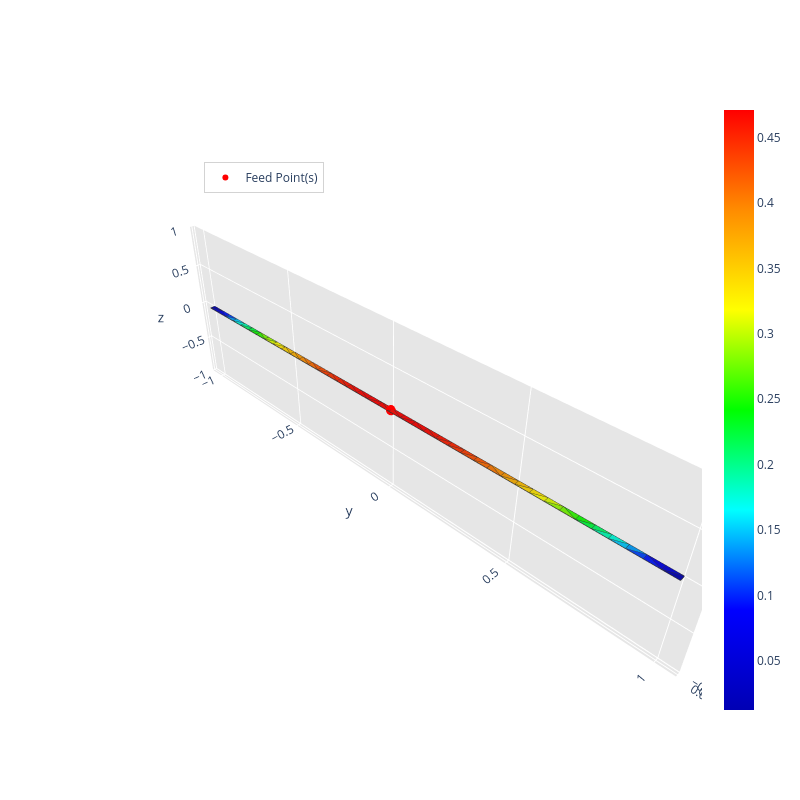

Here is the notebook cell this chart was saved with:
### Markdown cell above
if new_feed: matrice_z, voltage, current, surface_current_density = radiation_algorithm(path.mat, frequency, feed_point, voltage_amplitude=1, port_type=0)
else: pass

### Code cell
matrice_z, voltage, current, surface_current_density = radiation_algorithm(path.mat, frequency, feed_point, excitation_unit_vector='y', gap_width=1.1*initial_mesh_size)

### Figure 1 — Plotly figure (JSON) as saved in the notebook; plotly's stock layout.template omitted (floating-point values rounded to 4 significant figures; data arrays with more than 128 entries replaced by an {"elided": "..."} marker saying what was removed)
{"data": [{"facecolor": ["rgb(0, 0, 180)", "rgb(0, 0, 217)", "rgb(0, 0, 180)", "rgb(0, 0, 217)", "rgb(0, 0, 232)", "rgb(0, 159, 255)", "rgb(0, 68, 255)", "rgb(0, 22, 255)", "rgb(0, 255, 223)", "rgb(0, 202, 255)", "rgb(0, 255, 101)", "rgb(0, 255, 182)", "rgb(13, 255, 0)", "rgb(0, 255, 62)", "rgb(50, 255, 0)", "rgb(221, 255, 0)", "rgb(155, 255, 0)", "rgb(121, 255, 0)", "rgb(255, 228, 0)", "rgb(253, 255, 0)", "rgb(255, 215, 0)", "rgb(255, 178, 0)", "rgb(255, 190, 0)", "rgb(255, 144, 0)", "rgb(255, 155, 0)", "rgb(255, 109, 0)", "rgb(255, 121, 0)", "rgb(255, 60, 0)", "rgb(255, 78, 0)", "rgb(255, 88, 0)", "rgb(255, 52, 0)", "rgb(255, 30, 0)", "rgb(255, 37, 0)", "rgb(255, 15, 0)", "rgb(255, 19, 0)", "rgb(255, 4, 0)", "rgb(255, 7, 0)", "rgb(255, 1, 0)", "rgb(255, 0, 0)", "rgb(255, 1, 0)", "rgb(255, 3, 0)", "rgb(255, 8, 0)", "rgb(255, 8, 0)", "rgb(255, 0, 0)", "rgb(255, 1, 0)", "rgb(255, 3, 0)", "rgb(255, 1, 0)", "rgb(255, 7, 0)", "rgb(255, 4, 0)", "rgb(255, 30, 0)", "rgb(255, 19, 0)", "rgb(255, 15, 0)", "rgb(255, 52, 0)", "rgb(255, 37, 0)", "rgb(255, 78, 0)", "rgb(255, 60, 0)", "rgb(255, 109, 0)", "rgb(255, 88, 0)", "rgb(255, 121, 0)", "rgb(255, 178, 0)", "rgb(255, 155, 0)", "rgb(255, 144, 0)", "rgb(255, 215, 0)", "rgb(255, 190, 0)", "rgb(253, 255, 0)", "rgb(255, 228, 0)", "rgb(155, 255, 0)", "rgb(221, 255, 0)", "rgb(121, 255, 0)", "rgb(0, 255, 62)", "rgb(13, 255, 0)", "rgb(50, 255, 0)", "rgb(0, 255, 182)", "rgb(0, 255, 101)", "rgb(0, 202, 255)", "rgb(0, 255, 223)", "rgb(0, 68, 255)", "rgb(0, 159, 255)", "rgb(0, 22, 255)", "rgb(0, 0, 232)"], "i": [0, 1, 2, 3, 4, 5, 80, 81, 6, 79, 7, 78, 8, 77, 9, 10, 75, 76, 11, 74, 73, 72, 73, 71, 72, 70, 71, 68, 69, 70, 68, 67, 68, 66, 67, 65, 66, 63, 64, 65, 63, 62, 63, 60, 61, 62, 60, 59, 60, 28, 57, 27, 29, 56, 30, 55, 31, 54, 32, 33, 52, 53, 34, 51, 35, 50, 36, 49, 37, 38, 47, 48, 39, 46, 40, 45, 41, 44, 42, 43], "j": [1, 4, 3, 43, 5, 6, 5, 5, 7, 6, 8, 7, 9, 8, 10, 11, 10, 10, 12, 11, 12, 13, 13, 14, 14, 15, 15, 16, 16, 16, 17, 18, 18, 19, 19, 20, 20, 21, 21, 21, 22, 23, 23, 24, 24, 24, 25, 26, 26, 57, 58, 58, 56, 57, 55, 56, 54, 55, 54, 52, 53, 54, 51, 52, 50, 51, 49, 50, 49, 47, 48, 49, 46, 47, 45, 46, 44, 45, 44, 44], "k": [81, 81, 42, 42, 81, 79, 79, 80, 78, 78, 77, 77, 76, 76, 76, 74, 74, 75, 73, 73, 13, 14, 72, 15, 71, 16, 70, 17, 68, 69, 18, 19, 67, 20, 66, 21, 65, 22, 63, 64, 23, 24, 62, 25, 60, 61, 26, 27, 59, 27, 27, 59, 28, 28, 29, 29, 30, 30, 31, 32, 32, 32, 33, 33, 34, 34, 35, 35, 36, 37, 37, 37, 38, 38, 39, 39, 40, 40, 41, 42], "name": "", "type": "mesh3d", "x": [-0.01, 0.01, 0.01, -0.01, 0.01, 0.01, 0.01, 0.01, 0.01, 0.01, 0.01, 0.01, 0.01, 0.01, 0.01, 0.01, 0.01, 0.01, 0.01, 0.01, 0.01, 0.01, 0.01, 0.01, 0.01, 0.01, 0.01, 0.01, 0.01, 0.01, 0.01, 0.01, 0.01, 0.01, 0.01, 0.01, 0.01, 0.01, 0.01, 0.01, 0.01, 0.01, 0.01, -0.01, -0.01, -0.01, -0.01, -0.01, -0.01, -0.01, -0.01, -0.01, -0.01, -0.01, -0.01, -0.01, -0.01, -0.01, -0.01, -0.01, -0.01, -0.01, -0.01, -0.01, -0.01, -0.01, -0.01, -0.01, -0.01, -0.01, -0.01, -0.01, -0.01, -0.01, -0.01, -0.01, -0.01, -0.01, -0.01, -0.01, -0.01, -0.01], "y": [-1.0, -1.0, 1.0, 1.0, -0.95, -0.9, -0.85, -0.8, -0.75, -0.7, -0.65, -0.6, -0.55, -0.5, -0.45, -0.4, -0.35, -0.3, -0.25, -0.2, -0.15, -0.1, -0.05, 0.0, 0.05, 0.1, 0.15, 0.2, 0.25, 0.3, 0.35, 0.4, 0.45, 0.5, 0.55, 0.6, 0.65, 0.7, 0.75, 0.8, 0.85, 0.9, 0.95, 0.95, 0.9, 0.85, 0.8, 0.75, 0.7, 0.65, 0.6, 0.55, 0.5, 0.45, 0.4, 0.35, 0.3, 0.25, 0.2, 0.15, 0.1, 0.05, 0.0, -0.05, -0.1, -0.15, -0.2, -0.25, -0.3, -0.35, -0.4, -0.45, -0.5, -0.55, -0.6, -0.65, -0.7, -0.75, -0.8, -0.85, -0.9, -0.95], "z": [0.0, 0.0, 0.0, 0.0, 0.0, 0.0, 0.0, 0.0, 0.0, 0.0, 0.0, 0.0, 0.0, 0.0, 0.0, 0.0, 0.0, 0.0, 0.0, 0.0, 0.0, 0.0, 0.0, 0.0, 0.0, 0.0, 0.0, 0.0, 0.0, 0.0, 0.0, 0.0, 0.0, 0.0, 0.0, 0.0, 0.0, 0.0, 0.0, 0.0, 0.0, 0.0, 0.0, 0.0, 0.0, 0.0, 0.0, 0.0, 0.0, 0.0, 0.0, 0.0, 0.0, 0.0, 0.0, 0.0, 0.0, 0.0, 0.0, 0.0, 0.0, 0.0, 0.0, 0.0, 0.0, 0.0, 0.0, 0.0, 0.0, 0.0, 0.0, 0.0, 0.0, 0.0, 0.0, 0.0, 0.0, 0.0, 0.0, 0.0, 0.0, 0.0]}, {"line": {"color": "rgb(50, 50, 50)", "width": 1.5}, "mode": "lines", "showlegend": false, "type": "scatter3d", "x": {"elided": "400 float values"}, "y": {"elided": "400 float values"}, "z": {"elided": "400 int values"}}, {"hoverinfo": "none", "marker": {"color": [0.01234, 0.4712], "colorscale": [[0, "rgb(0, 0, 180)"], [0.1667, "rgb(0, 0, 255)"], [0.3333, "rgb(0, 255, 255)"], [0.5, "rgb(0, 255, 0)"], [0.6667, "rgb(255, 255, 0)"], [0.8333, "rgb(255, 140, 0)"], [1, "rgb(255, 0, 0)"]], "showscale": true, "size": 0.1}, "mode": "markers", "showlegend": false, "type": "scatter3d", "x": [-0.01], "y": [-1.0], "z": [0.0]}, {"marker": {"color": "red", "size": 6, "symbol": "circle"}, "mode": "markers+text", "name": "Feed Point(s)", "type": "scatter3d", "x": [0], "y": [0], "z": [0]}], "layout": {"height": 800, "legend": {"bgcolor": "rgba(255,255,255,0.7)", "bordercolor": "lightgray", "borderwidth": 1, "x": 0.2, "xanchor": "left", "y": 0.9, "yanchor": "top"}, "scene": {"aspectratio": {"x": 0.01, "y": 1, "z": 0.3}, "camera": {"eye": {"x": 0.65, "y": 0.65, "z": 0.65}}, "xaxis": {"backgroundcolor": "rgb(230, 230, 230)", "gridcolor": "rgb(255, 255, 255)", "showbackground": true, "zerolinecolor": "rgb(255, 255, 255)"}, "yaxis": {"backgroundcolor": "rgb(230, 230, 230)", "gridcolor": "rgb(255, 255, 255)", "showbackground": true, "zerolinecolor": "rgb(255, 255, 255)"}, "zaxis": {"backgroundcolor": "rgb(230, 230, 230)", "gridcolor": "rgb(255, 255, 255)", "showbackground": true, "zerolinecolor": "rgb(255, 255, 255)"}}, "title": {"text": ""}, "width": 800}}
